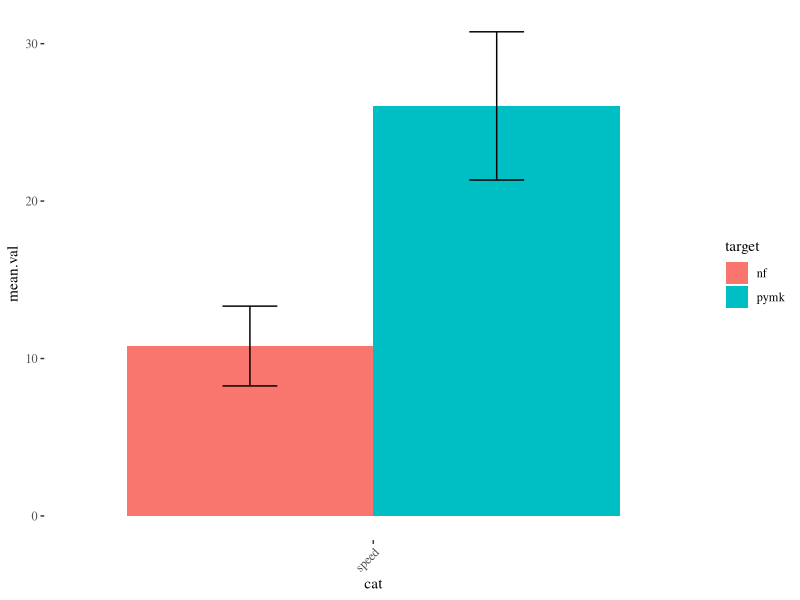
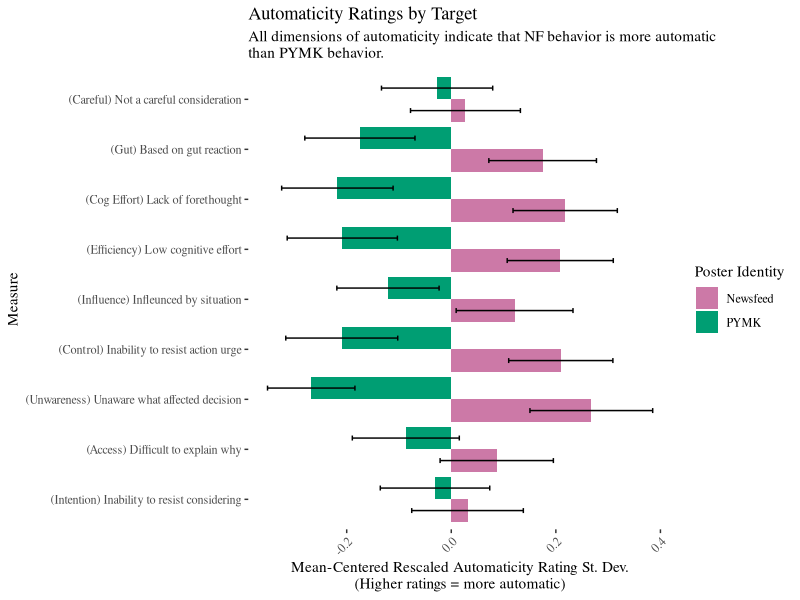
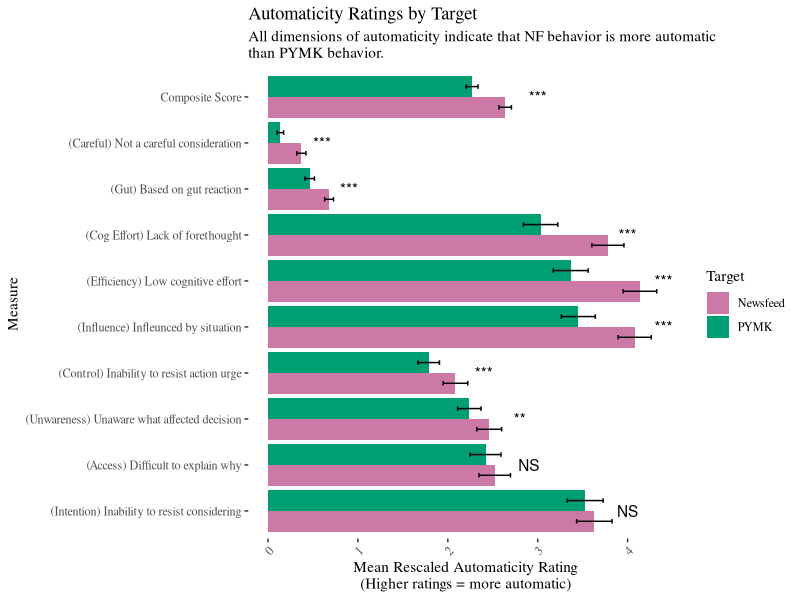
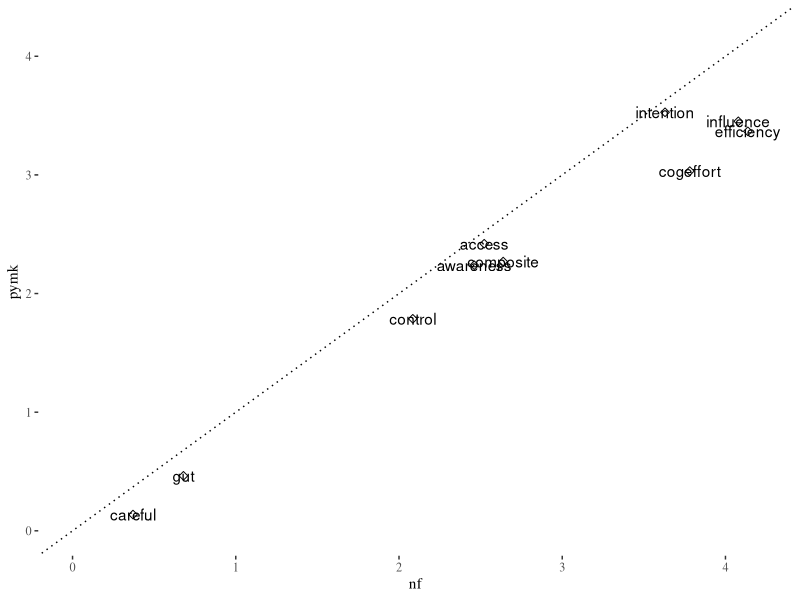
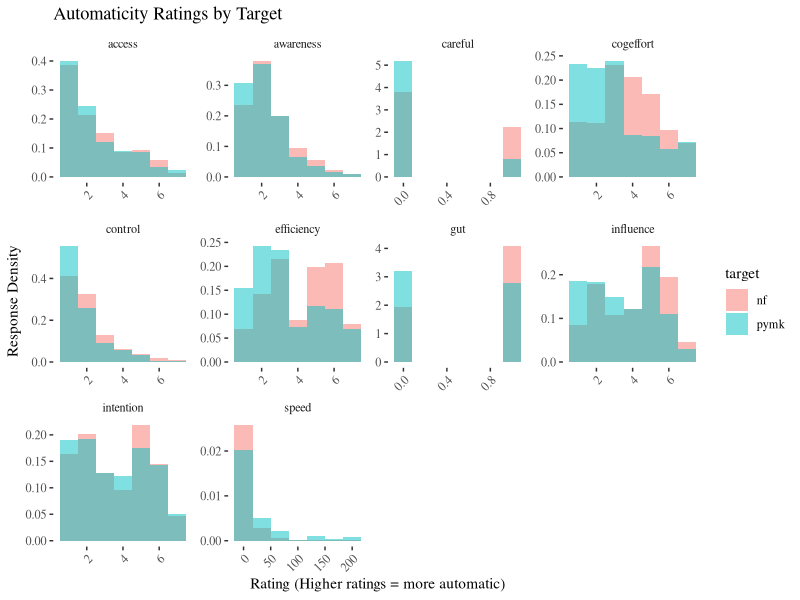
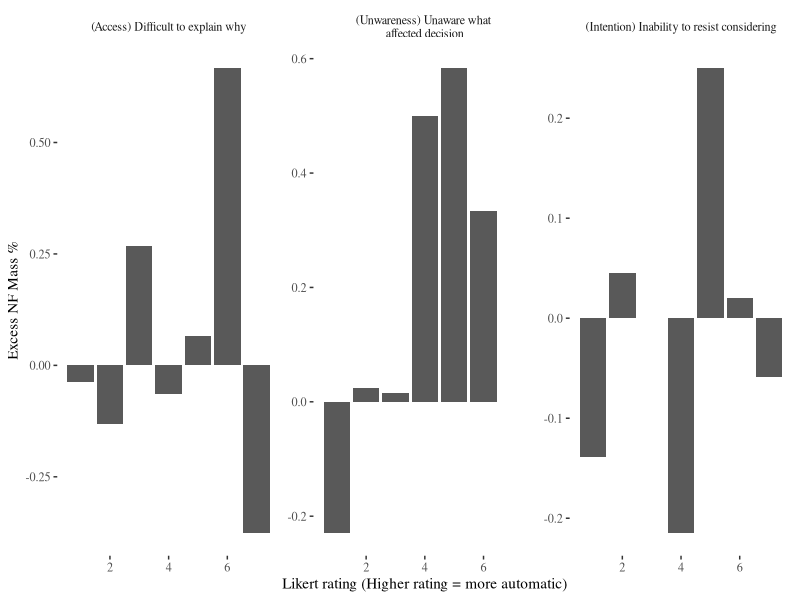
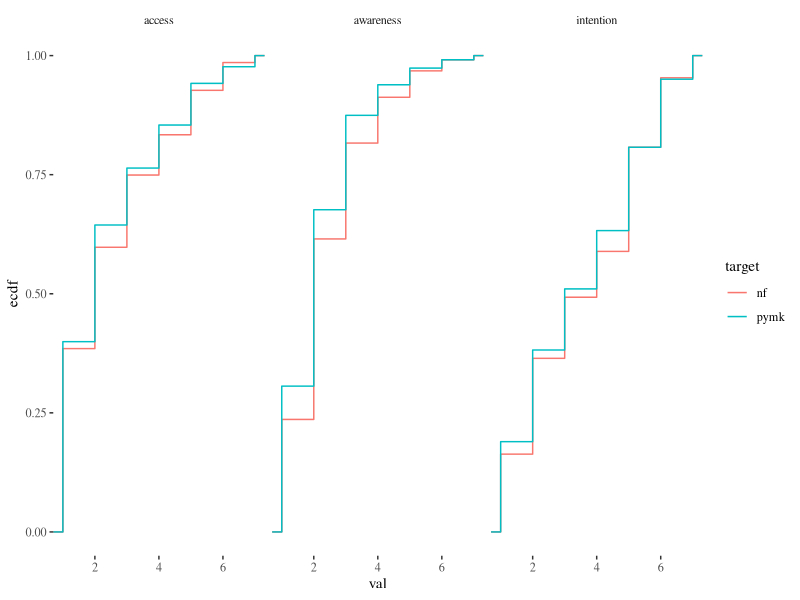
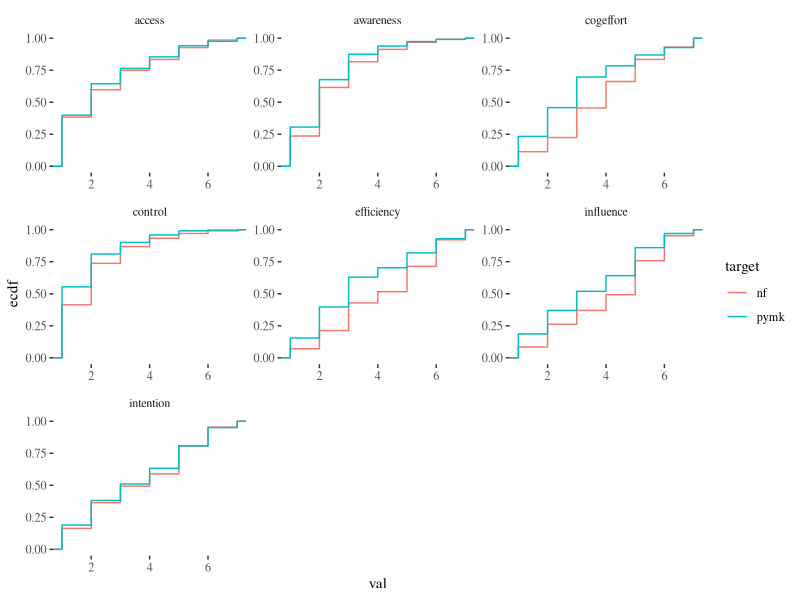

Source code (R) for these figures, in order:
## ---- chunk 1
knitr::opts_chunk$set(echo = F)
library(dplyr)
library(tidyr)
library(ggplot2)
library(ggthemes)
theme_set(theme_tufte())

knitr::opts_knit$set(root.dir = '/Users/diagdavenport/Desktop/Synced Research/Ludwig/FB/Lockdown')

## ---- chunk 2
 
exim.raw <- read.csv('Data/Experimental Lab Data/Automaticity/ExIm data.csv')

## ---- chunk 3
 
exim.raw$access_pymk <- ifelse(exim.raw$condition1 == "pymk", exim.raw$access1, exim.raw$access2)
exim.raw$access_nf <- ifelse(exim.raw$condition1 == "like", exim.raw$access1, exim.raw$access2)

exim.raw$cogeffort_pymk <- ifelse(exim.raw$condition1 == "pymk", exim.raw$cog_effort1, exim.raw$cog_effort2)
exim.raw$cogeffort_nf <- ifelse(exim.raw$condition1 == "like", exim.raw$cog_effort1, exim.raw$cog_effort2)

exim.raw$influence_pymk <- ifelse(exim.raw$condition1 == "pymk", exim.raw$influence1, exim.raw$influence2)
exim.raw$influence_nf <- ifelse(exim.raw$condition1 == "like", exim.raw$influence1, exim.raw$influence2)

exim.raw$gut_pymk <- ifelse(exim.raw$condition1 == "pymk", exim.raw$gut1, exim.raw$gut2)
exim.raw$gut_nf <- ifelse(exim.raw$condition1 == "like", exim.raw$gut1, exim.raw$gut2)

exim.raw$careful_pymk <- ifelse(exim.raw$condition1 == "pymk", exim.raw$careful1, exim.raw$careful2)
exim.raw$careful_nf <- ifelse(exim.raw$condition1 == "like", exim.raw$careful1, exim.raw$careful2)

exim.raw$awareness_pymk <- ifelse(exim.raw$condition1 == "pymk", exim.raw$awareness1, exim.raw$awareness2)
exim.raw$awareness_nf <- ifelse(exim.raw$condition1 == "like", exim.raw$awareness1, exim.raw$awareness2)

exim.raw$intention_pymk <- ifelse(exim.raw$condition1 == "pymk", exim.raw$intention1, exim.raw$intention2)
exim.raw$intention_nf <- ifelse(exim.raw$condition1 == "like", exim.raw$intention1, exim.raw$intention2)

exim.raw$control_pymk <- ifelse(exim.raw$condition1 == "pymk", exim.raw$controllability1, exim.raw$controllability2)
exim.raw$control_nf <- ifelse(exim.raw$condition1 == "like", exim.raw$controllability1, exim.raw$controllability2)

exim.raw$efficiency_pymk <- ifelse(exim.raw$condition1 == "pymk", exim.raw$efficiency1, exim.raw$efficiency2)
exim.raw$efficiency_nf <- ifelse(exim.raw$condition1 == "like", exim.raw$efficiency1, exim.raw$efficiency2)

exim.raw$speed_pymk <- ifelse(exim.raw$condition1 == "pymk", exim.raw$speed1, exim.raw$speed2)
exim.raw$speed_nf <- ifelse(exim.raw$condition1 == "like", exim.raw$speed1, exim.raw$speed2)


 higher.is.more.automatic <- c("access", "careful", "awareness", "control", "efficiency")
 
 higher.is.less.automatic <-c("cogeffort", "influence", "gut", "intention")

 for (root in higher.is.less.automatic) {
  exim.raw[[paste0(root, "_nf")]] <- max(exim.raw[[paste0(root, "_nf")]], na.rm = T) + 1 - exim.raw[[paste0(root, "_nf")]]
  exim.raw[[paste0(root, "_pymk")]] <- max(exim.raw[[paste0(root, "_pymk")]], na.rm = T) + 1 - exim.raw[[paste0(root, "_pymk")]]
 }
 
## ---- chunk 4

choice.long <- exim.raw %>% dplyr::select(c(ends_with("_nf"), ends_with("_pymk"))) %>% 
  pivot_longer(everything(),
   names_pattern = "(.*)_(.*)",
   names_to = c(".value", ".set"),
   values_to = "count"
 )

head(choice.long)

"new_?(.*)_(.)(.*)"

qs <- c("access",
        "cogeffort",
        "influence",
        "gut",
        "careful",
        "awareness",
        "intention",
        "control",
        "efficiency",
        "speed")

choice.long2 <- choice.long %>% 
  pivot_longer(cols = all_of(qs),
               names_to = "cat",
               values_to = "val") %>% dplyr::rename(target = ".set")


choice.long2$val <- ifelse(choice.long2$cat == "gut",
                 choice.long2$val - 1,
                 choice.long2$val)

choice.long2$val <- ifelse(choice.long2$cat == "careful",
                 choice.long2$val - 1,
                 choice.long2$val)

temp.l.dat <- choice.long2 %>% group_by(cat)  %>% dplyr::summarise(mean.val = mean(val, na.rm = T), sd = sd(val, na.rm = T), n= n()) 

l.dat <- choice.long2 %>% filter(cat == "speed") %>% group_by(cat, target)  %>% dplyr::summarise(mean.val = mean(val, na.rm = T), sd = sd(val, na.rm = T), n= n()) 

l.dat$ci <- (l.dat$sd/sqrt(l.dat$n))*1.96

 ggplot(l.dat, aes(x = cat, y = mean.val, fill = target)) +
  geom_col(position = "dodge") +
   geom_errorbar(aes(ymin=mean.val-ci, ymax=mean.val+ci),
                 width=.2,                    # Width of the error bars
                  position=position_dodge(.9))  + theme(axis.text.x = element_text(angle = 45, hjust = 1))
 
 dev.copy(jpeg,'Output/Graphs/Experiments/Automaticity/speed bar chart.jpg')
dev.off()

m.long <- merge(choice.long2, temp.l.dat, by = c("cat"))
m.long$z <- (m.long$val - m.long$mean.val)/m.long$sd
 
 label.df <- data.frame(cat = c("access",
                                "awareness", 
                                "careful", 
                                "cogeffort", 
                                "control", 
                                "efficiency", 
                                "gut", 
                                "influence", 
                                "intention",
                                "composite"),
                       mean.val = c(2.9, 2.8, 0.6, 4, 2.4, 4.4, 0.9, 4.4, 4, 3.0),
                       target = "nf")
 
automaticity.labels <- c(
                                "(Intention) Inability to resist considering",
                                "(Access) Difficult to explain why",
                                "(Unwareness) Unaware what affected decision", 
                                "(Control) Inability to resist action urge",
                                "(Influence) Infleunced by situation",  
                                "(Efficiency) Low cognitive effort", 
                                "(Cog Effort) Lack of forethought", 
                                "(Gut) Based on gut reaction", 
                                "(Careful) Not a careful consideration",
                                "Composite Score")

l.dat <- m.long %>% filter(cat != "speed") %>% group_by(cat, target)  %>% dplyr::summarise(mean.z = mean(z, na.rm = T), sd = sd(z, na.rm = T), n= n())

l.dat$ci <- (l.dat$sd/sqrt(l.dat$n))*1.96

 ggplot(l.dat, aes(x = cat, y = mean.z, fill = target)) +
  geom_col(position = "dodge") +
   geom_errorbar(aes(ymin=mean.z-ci, ymax=mean.z+ci),
                 width=.2,                    # Width of the error bars
                  position=position_dodge(.9))  + theme(axis.text.x = element_text(angle = 45, hjust = 1)) + xlab("Measure") +
   ylab("Mean-Centered Rescaled Automaticity Rating St. Dev.\n(Higher ratings = more automatic)") + labs(title = "Automaticity Ratings by Target", subtitle = "All dimensions of automaticity indicate that NF behavior is more automatic \nthan PYMK behavior.") +
   scale_x_discrete(labels= automaticity.labels) +
  coord_cartesian(ylim = c(0.45, -0.45)) +
   coord_flip()  +
   scale_fill_manual(values=c("#CC79A7", "#009E73"),
                       name="Poster Identity",
                       breaks=c("nf", "pymk"),
                       labels=c("Newsfeed", "PYMK"))

l.dat1 <- choice.long2 %>% filter(cat != "speed") %>% group_by(cat, target)  %>% dplyr::summarise(mean.val = mean(val, na.rm = T), sd = sd(val, na.rm = T), n= n()) 

l.dat1$ci <- (l.dat1$sd/sqrt(l.dat1$n))*1.96

l.dat2 <- choice.long2 %>% filter(cat != "speed") %>% group_by(target)  %>% dplyr::summarise(mean.val = mean(val, na.rm = T), sd = sd(val, na.rm = T), n= n()) 
l.dat2$cat <- "composite"
l.dat2$ci <- (l.dat2$sd/sqrt(l.dat2$n))*1.96

l.dat <- rbind(as.data.frame(l.dat1), as.data.frame(l.dat2))

# sort the bars by effect size
l.dat$cat <- factor(l.dat$cat,levels = c("intention", "access", "awareness", "control", "influence", "efficiency", "cogeffort", "gut", "careful", "composite"))

 ggplot(l.dat, aes(x = cat, y = mean.val, fill = target)) +
  geom_col(position = "dodge", aes(fill = target)) +
   geom_errorbar(aes(ymin=mean.val-ci, ymax=mean.val+ci),
                 width=.2,                    # Width of the error bars
                  position=position_dodge(.9))  +
   theme(axis.text.x = element_text(angle = 45, hjust = 1)) + xlab("Measure") + 
   ylab("Mean Rescaled Automaticity Rating\n(Higher ratings = more automatic)") + 
   labs(title = "Automaticity Ratings by Target", 
        subtitle = "All dimensions of automaticity indicate that NF behavior is more automatic \nthan PYMK behavior.") +
   geom_text(data = label.df, 
             label = c("NS", "**", "***", "***", "***", "***", "***", "***", "NS", "***")) + 
   scale_x_discrete(labels= automaticity.labels) + coord_flip() +
   scale_fill_manual(values=c("#CC79A7", "#009E73"), 
                       name="Target",
                       breaks=c("nf", "pymk"),
                       labels=c("Newsfeed", "PYMK"))

dev.copy(jpeg,'Output/Graphs/Experiments/Automaticity/composite score and components.jpg')
dev.off()
 
# pwr.t.test(d = .5, sig.level = .05, power = .8, type = c("paired"))

t <- l.dat %>% dplyr::select(cat, target, mean.val) %>% pivot_wider(names_from = target, values_from = mean.val)

ggplot(t, aes(x=nf, y=pymk, label = cat)) +
  geom_point(size=2, shape=23) + xlim(c(0,4.2)) + ylim(c(0,4.2)) + geom_text() + geom_abline(intercept = 0, slope = 1, linetype = "dotted")

dev.copy(jpeg,'Output/Graphs/Experiments/Automaticity/45 degree scatter.jpg')
dev.off()
 
## ---- chunk 5

label_names <- list(
  'access'="(Access) Difficult to explain why",
  'awareness'="(Unwareness) Unaware what \naffected decision",
  'intention'="(Intention) Inability to resist considering"
)

fun_labeller <- function(variable,value){
  return(label_names[value])
}

dat <- m.long %>% group_by(val, target, cat) %>% dplyr::summarise(n= n()) %>%
  pivot_wider(names_from = target, values_from = n, values_fill = 0)

dat <- dat %>% group_by(cat) %>% 
       mutate(perNF=nf/sum(nf)) %>% 
       ungroup

dat <- dat %>% group_by(cat) %>% 
       mutate(perPYMK=pymk/sum(pymk)) %>% 
       ungroup

dat$excess <- (dat$perNF - dat$perPYMK)/dat$perPYMK

l.dat <- m.long %>% filter(cat != "speed") %>% group_by(cat, target)  %>% dplyr::summarise(mean.z = mean(z, na.rm = T), sd = sd(z, na.rm = T), n= n())

l.dat$ci <- (l.dat$sd/sqrt(l.dat$n))*1.96

 ggplot(choice.long2, aes(x = val, fill = target)) +
  geom_histogram(aes(y=..density..), bins=7, alpha=0.5, position="nudge") +
   theme(axis.text.x = element_text(angle = 45, hjust = 1)) + xlab("Measure") +
   ylab("Response Density") + xlab("Rating (Higher ratings = more automatic)") + labs(title = "Automaticity Ratings by Target") + facet_wrap(~ cat, scales = "free")
 
  dev.copy(jpeg,'Output/Graphs/Experiments/Automaticity/histogram for each measure.jpg')
dev.off()
 
 wrap.cats <- c("access",
                "awareness",
                "intention")
 
dat %>%  filter(cat %in% wrap.cats) %>% ggplot(aes(x = val, y = excess)) + geom_bar(stat = "identity") + ylab("Excess NF Mass %") +
  xlab("Likert rating (Higher rating = more automatic)") + facet_wrap(~ cat, scales = "free", labeller = fun_labeller)

 dev.copy(jpeg,'Output/Graphs/Experiments/Automaticity/excess mass.jpg')
dev.off()

choice.long2 %>%  filter(cat %in% wrap.cats) %>%
  ggplot(aes(x=val)) + stat_ecdf(aes(colour=target)) + facet_wrap(~ cat)

'%!in%' <- function(x,y)!('%in%'(x,y))

choice.long2 %>% filter(cat %!in% c("speed", "careful", "gut")) %>%
  ggplot(aes(x=val)) + stat_ecdf(aes(colour=target)) + facet_wrap(~ cat, scales = "free")

dev.copy(jpeg,'Output/Graphs/Experiments/Automaticity/cdf for each measure.jpg')
dev.off()

## ---- chunk 6


label_names <- list(
  'cogeffort'="(Cog Effort) \nLack of forethought",
  'control'="(Control) \nInability to resist action urge",
  'efficiency'="(Efficiency) \nLow cognitive effort",
  'influence'="(Influence) \nInfleunced by situation",
  'access' = "(Access) \nDifficult to explain why",
  'awareness' = "(Unwareness) \nUnaware what affected decision",
  'intention' = "(Intention) \nInability to resist considering"
)

fun_labeller <- function(variable,value){
  return(label_names[value])
}

dat <- m.long %>% group_by(cat) %>% 
       mutate(cat_median = median(val, na.rm = T)) %>% 
       ungroup

dat$above_median <- dat$val >= dat$cat_median

'%!in%' <- function(x,y)!('%in%'(x,y))

l.dat <- dat %>% filter(cat %!in% c("speed", "careful", "gut")) %>% 
  group_by(cat, target)  %>% 
  dplyr::summarise(percent.above = mean(above_median, na.rm = T), sd = sd(above_median, na.rm = T), n= n())

l.dat$ci <- (l.dat$sd/sqrt(l.dat$n))*1.96
pd <- position_dodge(0.1)

 ggplot(l.dat, aes(x = target, y = percent.above)) +
  geom_bar(stat="identity", position=pd) +
   geom_errorbar(aes(ymin=percent.above-ci, ymax=percent.above+ci), colour="black", width=.1, position=pd) +
   theme(axis.text.x = element_text(angle = 45, hjust = 1)) + xlab("Measure") +
   ylab("Percent of responses above median") + xlab("") + labs(title = "Median splits of automaticity Ratings by Target") + facet_wrap(~ cat, scales = "free", labeller = fun_labeller)
 
  dev.copy(jpeg,'Output/Graphs/Experiments/Automaticity/bar chart pct above median.jpg')
dev.off()
  
## ---- chunk 7

label_names <- list(
  'careful'="(Careful) Not a careful consideration",
  'gut'="(Gut) Based on gut reaction"
)

fun_labeller <- function(variable,value){
  return(label_names[value])
}

l.dat <- m.long %>% filter(cat %in% c("careful", "gut")) %>% 
  group_by(cat, target)  %>% 
  dplyr::summarise(mean = mean(val, na.rm = T), sd = sd(val, na.rm = T), n= n())

l.dat$mean <- l.dat$mean - 1 # push down to make range go from zero to one
l.dat$ci <- (l.dat$sd/sqrt(l.dat$n))*1.96
pd <- position_dodge(0.1)

 ggplot(l.dat, aes(x = target, y = mean)) +
  geom_bar(stat="identity", position=pd) +
   geom_errorbar(aes(ymin=mean-ci, ymax=mean+ci), colour="black", width=.1, position=pd) +
   theme(axis.text.x = element_text(angle = 45, hjust = 1)) + xlab("Measure") +
   ylab("Percent giving more automatic answer") + xlab("") + labs(title = "Rate of Affirming Automaticity by Target") + facet_wrap(~ cat, scales = "free", labeller = fun_labeller)
 
  dev.copy(jpeg,'Output/Graphs/Experiments/Automaticity/bar chart binary measures.jpg')
dev.off()

## ---- chunk 8

m.long %>% filter(cat == "speed") %>%
  ggplot(aes(x = val, fill = target)) +
  geom_histogram(aes(fill = target, y = ..density..), position = "dodge") +
  labs(title = "Histogram of reported time to decide")

 dev.copy(jpeg,'Output/Graphs/Experiments/Automaticity/speed histogram.jpg')
dev.off()

m.long %>% filter(cat == "speed") %>%
  mutate(x_new = ifelse(val > 60, 60, val)) %>% 
  ggplot(aes(x = x_new, fill = target)) +
  geom_histogram(aes(fill = target, y = ..density..), position = "dodge") + labs(title = "Histogram of reported time to decide",
                                                                subtitle = "bin over 60")

 dev.copy(jpeg,'Output/Graphs/Experiments/Automaticity/speed histogram - bin over 60.jpg')
dev.off()

m.long %>% filter(cat == "speed") %>%
  mutate(x_new = ifelse(val > 30, 30, val)) %>% 
  ggplot(aes(x = x_new, fill = target)) +
  geom_histogram(aes(fill = target, y = ..density..), position = "dodge") + labs(title = "Histogram of reported time to decide",
                                                                subtitle = "bin over 30")

 dev.copy(jpeg,'Output/Graphs/Experiments/Automaticity/speed histogram - bin over 30.jpg')
dev.off()

m.long %>% filter(cat == "speed") %>% 
  mutate(x_new = ifelse(val > 60, 60, val)) %>%
ggplot(aes(x=x_new)) + stat_ecdf(aes(colour=target))

dev.copy(jpeg,'Output/Graphs/Experiments/Automaticity/speed cdf - bin over 60')
dev.off()
